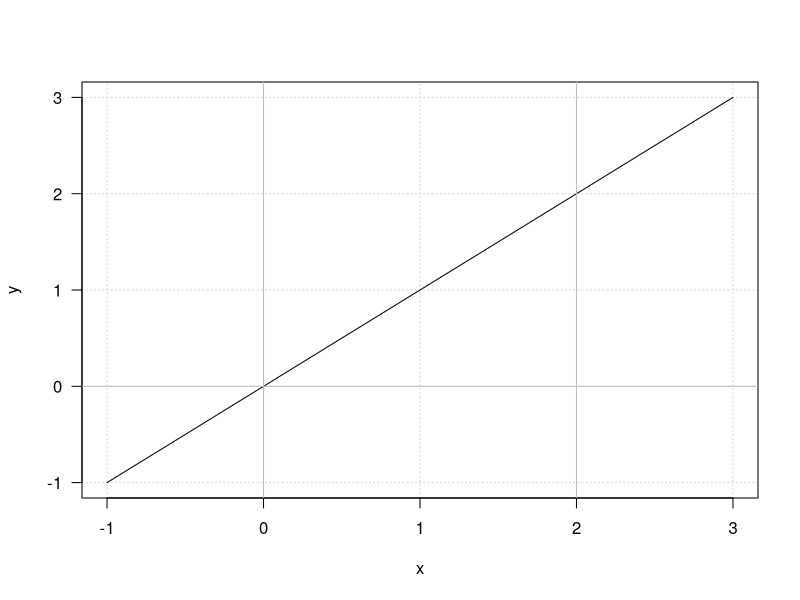

This chart was generated by the following R code:
## ---- chunk 1

x <- seq(-1, 3, 0.1)
y <- x
plot(x,y, type="l", las=1,  panel.first = grid())
abline(v = 0, col="grey")
abline(v = 2, col="grey")
abline(h = 0, col="grey")

